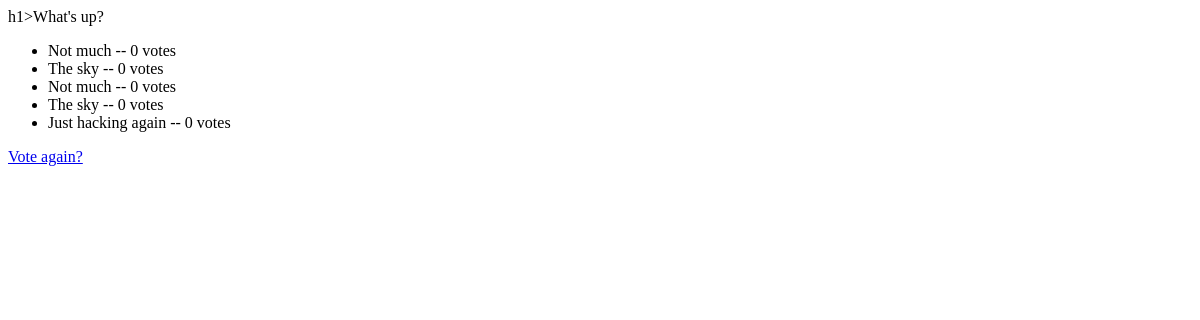
/polls/1/results/, run on an earlier commit of the app's database.
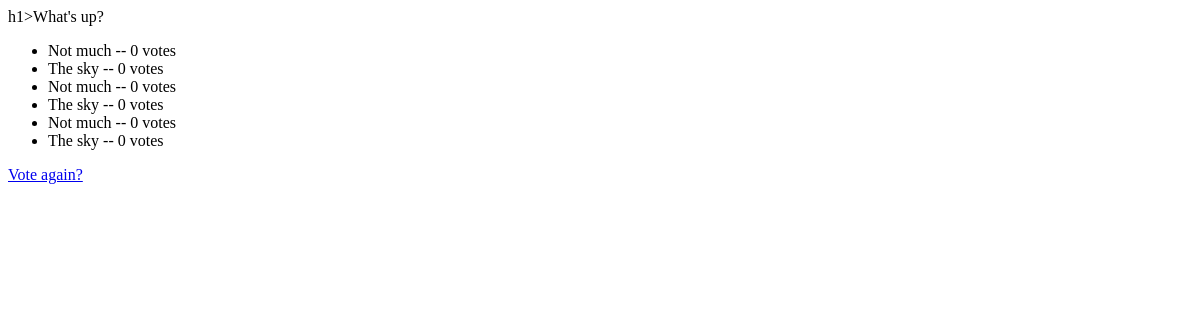
And on a later commit of the database.
### polls/models.py (models this page shows, shortened)
@python_2_unicode_compatible
class Question(models.Model):
    question_text = models.CharField(max_length=200)
    pub_date = models.DateTimeField('date published')
    def was_published_recently(self):
        now=timezone.now()
        return now - datetime.timedelta(days=1) <= self.pub_date <= now
    was_published_recently.admin_order_field = 'pub_date'
    was_published_recently.boolean = True
    was_published_recently.short_description = 'Published recently?'

class Choice(models.Model):
    question = models.ForeignKey(Question, on_delete=models.CASCADE)
    choice_text = models.CharField(max_length=200)
    votes = models.IntegerField(default=0)

### polls/views.py (the view)
# urls.py: url(r'^(?P<pk>[0-9]+)/results/$', views.ResultsView.as_view(), name='results'),
class ResultsView(generic.DetailView):
    model = Question
    template_name = 'polls/results.html'

### templates/polls/results.html
h1>{{ question.question_text }}</h1>
<ul>
{% for choice in question.choice_set.all %}
    <li>{{ choice.choice_text }} -- {{ choice.votes }} vote{{ choice.votes|pluralize }}</li>
{% endfor %}
</ul>
<a href="{% url 'polls:detail' question.id %}">Vote again?</a>

What changed in the data, as far as the page shows it:
removed Choice: choice_text "Just hacking again", votes "0"
added Choice: choice_text "Not much", votes "0"
added Choice: choice_text "The sky", votes "0"
